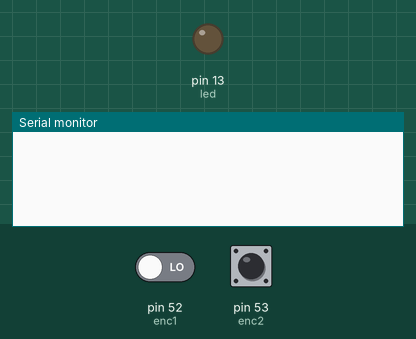
Simulated run of this sketch. Board: Arduino Mega 2560, built with avr-gcc and run on an emulated ATmega2560. Shown: output pins drawn as LEDs (lit = HIGH), the last lines printed to the serial monitor. Inputs (shaded band) come from the test bench; at power-on: pin 52 (enc1) LOW, pin 53 (enc2) HIGH.

Above: at 1.2 s.
1.3 s: pin 52 (enc1) driven HIGH
At 1.7 s:
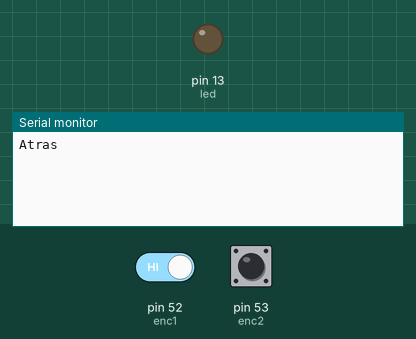
2.8 s: pin 52 (enc1) driven LOW
At 4.0 s:
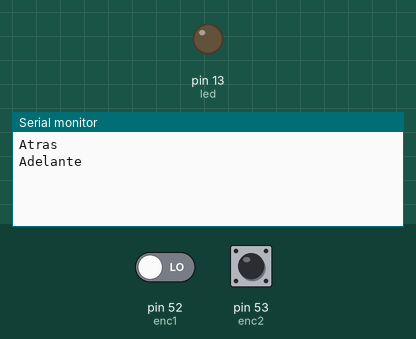

The sketch:

encoder.ino
```cpp
#define enc1 52
#define enc2 53
#define led 13

struct encoder_unit{
    uint8_t f1;
    uint8_t f2;
};

encoder_unit steps[4];

void setup(){

    steps[0].f1 = 0;
    steps[0].f2 = 1;

    steps[1].f1 = 0;
    steps[1].f2 = 0;

    steps[2].f1 = 1;
    steps[2].f2 = 0;

    steps[3].f1 = 1;
    steps[3].f2 = 1;
    /*
    pinMode(enc1, INPUT);
    digitalWrite(enc1, HIGH);

    pinMode(enc2, INPUT);
    digitalWrite(enc2, HIGH);
    */

    pinMode(led, OUTPUT);
    digitalWrite(led, LOW);
    Serial.begin(9600);
}

void loop(){
    uint8_t s1, s2, i, last;
    uint8_t next, prev;
    /*
    int s1,s2;

    s1 = digitalRead(enc1);
    s2 = digitalRead(enc2);
    Serial.print(s1);
    Serial.print(" ");
    Serial.print(s2);
    Serial.print("\n");
    delay(100);
    */
    /*
    for(i = 0; i < 4; i++){
        if(s1 == steps[i].f1 && s2 == steps[i].f2){
            last = i;
        }
    }*/
    i = 0;
    while(1){
        s1 = digitalRead(enc1);
        s2 = digitalRead(enc2);
        next = i < 3 ? i + 1: 0;
        prev = i > 0 ? i - 1: 3;
        if(s1 == steps[next].f1 && s2 == steps[next].f2){
            if(i < 3)
                i++;
            else
                i = 0;
            Serial.write("Adelante\n");
        }
        if(s1 == steps[prev].f1 && s2 == steps[prev].f2){
            if(i > 0)
                i--;
            else
                i = 3;
            Serial.write("Atras\n");
        }
    }
    /*
    if(digitalRead(enc1) == 0){
        digitalWrite(led, HIGH);
        Serial.write("HIGH\n");
    }else{
        digitalWrite(led, LOW);
        Serial.write("LOW\n");
    }*/
}
```

Measured:
- after the input at 1.3 s, the serial monitor: prints a new line at once (image 1)
- after the input at 2.8 s, the serial monitor: prints a new line at once (image 2)
